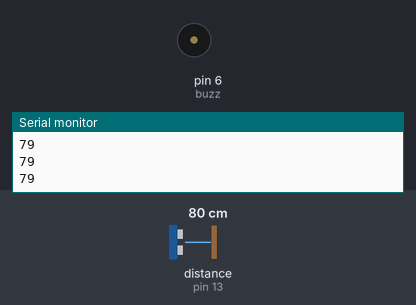
A sketch run on a simulated Arduino Uno, built with avr-gcc and run on an emulated ATmega328P. Shown: buzzer (waves = sounding, pin HIGH), the last lines printed to the serial monitor. Wiring (inferred from the names in the program): ultrasonic range finder: trigger pin 12; echo pin 13. Inputs (shaded band) come from the test bench; at power-on: distance to the obstacle (sensor on pin 13) 80 cm. The echo pulse lasts 58.3 µs per cm; pins used as bus, display or sensor lines are not drawn.

Above: at 1.3 s.
1.4 s: distance to the obstacle (sensor on pin 13) set to 49 cm
2.9 s: distance to the obstacle (sensor on pin 13) set to 40 cm
At 3.22 s:
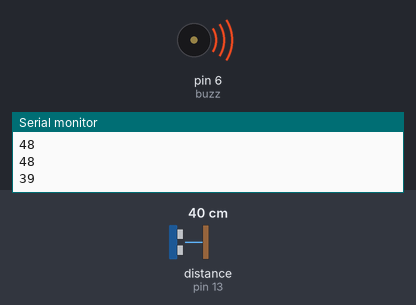
5.9 s: distance to the obstacle (sensor on pin 13) set to 60 cm
At 7.2 s:
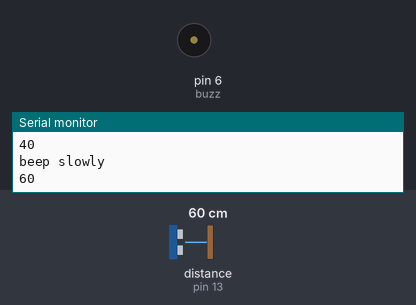
7.5 s: distance to the obstacle (sensor on pin 13) set to 35 cm
At 9.0 s:
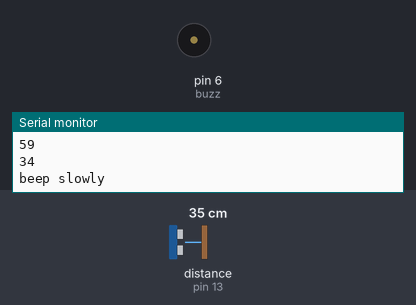
Timing chart, 0 to 11.5 s (numbered marks = the images above; inputs shaded):
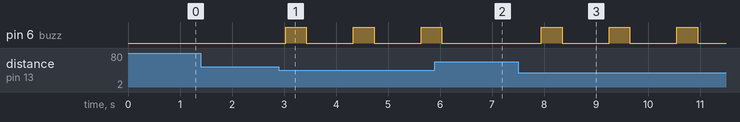

The sketch:

smart_gogg.ino
```cpp
//#define is used to give a name to a constant value i.e we have given pin 6 a name buzz.
# define buzz 6
#define trig 12
#define echo 13
// runs only one time
void setup()
{
pinMode(trig,OUTPUT);//Trigger

pinMode(echo,INPUT);//EchoA

pinMode(buzz,OUTPUT);//Buzzer

Serial.begin(9600); //for starting communication with serial monitor

}

void buzz1() //beeps fast
{
  digitalWrite(buzz, HIGH);
  delay(100);
  digitalWrite(buzz, LOW);
  delay(100);
  Serial.println("beep faster");
}

void buzz2() // beeps slowly
{
  digitalWrite(buzz, HIGH);
  delay(400);
  digitalWrite(buzz, LOW);
  delay(400);
  Serial.println("beep slowly");
}

//main function which runs in loop
void loop()
{

long duration; //for storing the duration taken for the pulse to comeback to echo  thrown from trig
long distance; //for storing the calculated distance value
digitalWrite(trig,LOW);

delayMicroseconds(2);

digitalWrite(trig,HIGH);

delayMicroseconds(10);

digitalWrite(trig,LOW);

duration=pulseIn(echo,HIGH); //pulsein is the function which gives the time taken for pulse to comeback

distance=(duration/2)/29.1; //calculating distance using duration

Serial.println(distance); //printing the distance for checking in serial monitor
//if else if condition for beeps according to obstacle distance
if (distance > 30 && distance < 45)     //if obstacle found between 30 to 45cm
{
buzz2();
}
else if (distance < 30 && distance > 20)     // if obstacle found between 20 to 30cm
{
buzz1(); //calling the function
}
else if (distance > 0 && distance < 20)    // if obstacle found between 0 to 20cm
{
digitalWrite(buzz,HIGH);
Serial.println("continuous beep");
}
else
{
// when greater than 45cm
digitalWrite(buzz,LOW);
}
 delay(500); //delay for 0.5 seconds

}
```

Measured:
- the behaviour switches between 46 and 45 cm on distance to the obstacle (sensor on pin 13) (found by bisection; images 0 and 1)
- after the input at 2.9 s, pin 6 (buzz): alternates HIGH for 0.40 s and LOW for 0.90 s, starting after 0.13 s
- after the input at 5.9 s, pin 6 (buzz): goes on until 6.0 s, then stays LOW
- after the input at 7.5 s, pin 6 (buzz): alternates HIGH for 0.40 s and LOW for 0.90 s, starting after 0.45 s
